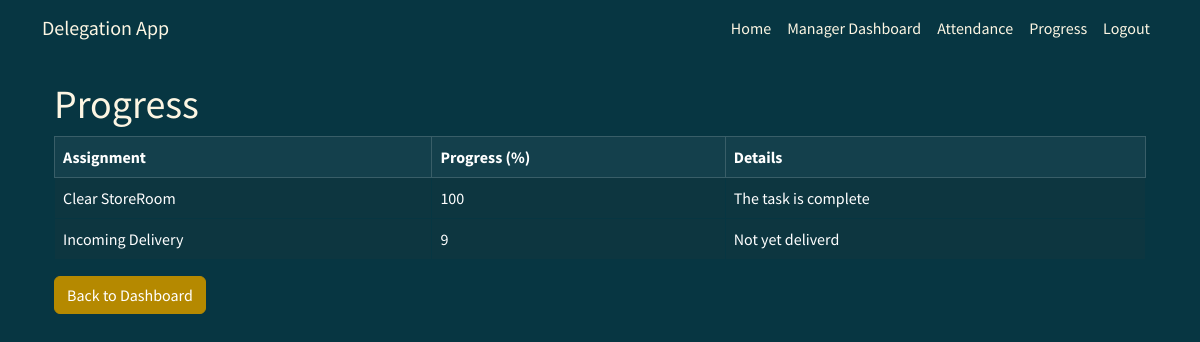
The app's page /progress/ (signed in) with its own data.
### tasks/models.py (models this page shows, shortened)
class Progress(models.Model):
    assignment = models.ForeignKey('Assignment', on_delete=models.CASCADE)
    date = models.DateField(default=timezone.now)  # Or auto_now_add=True if you want it set only on creation
    percentage = models.IntegerField(
        validators=[MinValueValidator(0), MaxValueValidator(100)],
        default=0  # Set a default value
    )
    details = models.TextField(blank=True, null=True)
    class Meta:
        unique_together = ('assignment', 'date')  # Ensure one record per assignment per day

class Assignment(models.Model):
    STATUS_CHOICES = [
        ('pending', 'Pending'),
        ('in_progress', 'In Progress'),
        ('completed', 'Completed'),
    ]
    status = models.CharField(max_length=20, choices=STATUS_CHOICES, default='pending')
    title = models.CharField(max_length=255)
    description = models.TextField()
    deadline = models.DateField()
    employee = models.ForeignKey('Employee', on_delete=models.CASCADE, related_name='assignments') # Forward reference and related name
    created_by = models.ForeignKey(User, on_delete=models.SET_NULL, null=True, blank=True, related_name='created_assignments') # Added created_by

### tasks/views.py (the view)
# urls.py: path('progress/', views.view_progress, name='progress'),
@login_required
def view_progress(request):
    if request.user.is_staff:
        progress_records = Progress.objects.all()
    else:
        employee = request.user.employee
        progress_records = Progress.objects.filter(assignment__employee=employee)
    context = {'progress_records': progress_records}
    return render(request, 'tasks/view_progress.html', context)

### tasks/templates/tasks/view_progress.html (shortened to what this page needs)
{% extends 'tasks/base.html' %}
{% block content %}
<div class="container">
    <h1>Progress</h1>
    <div class="table-responsive">
        <table class="table table-bordered table-hover">
            <thead class="table-dark">
                <tr>
                    <th>Assignment</th>
                    <th>Progress (%)</th>
                    <th>Details</th>
                </tr>
            </thead>
            <tbody>
                {% for progress in progress_records %}
                <tr>
                    <td>{{ progress.assignment.title }}</td>
                    <td>{{ progress.percentage }}</td>
                    <td>{{ progress.details }}</td>
                </tr>
                {% empty %}
                <tr>
                    <td colspan="3">No progress records found.</td>
                </tr>
                {% endfor %}
            </tbody>
        </table>
    </div>
    <a href="{% url 'employee_dashboard' %}" class="btn btn-primary">Back to Dashboard</a>
</div>
{% endblock %}

### records on screen
Progress: assignment "Clear StoreRoom", percentage "100", details "The task is complete"
Progress: assignment "Incoming Delivery", percentage "9", details "Not yet deliverd"
